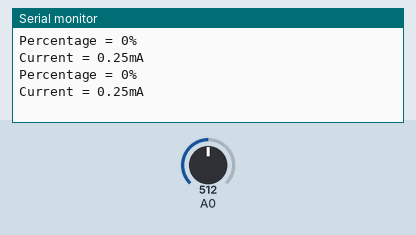
Bench run of a sketch on a simulated Arduino Uno, built with avr-gcc and run on an emulated ATmega328P. Parts: the last lines printed to the serial monitor. The inputs (shaded band) are chosen by the test bench; at power-on: A0 = 512.

Above: at 1.8 s.
1.9 s: A0 set to 716
At 2.4 s:
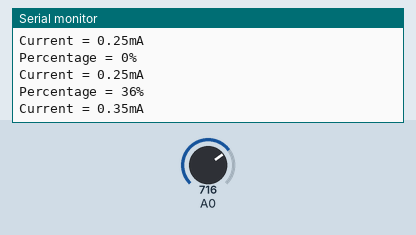
3.4 s: A0 set to 900
At 4.8 s:
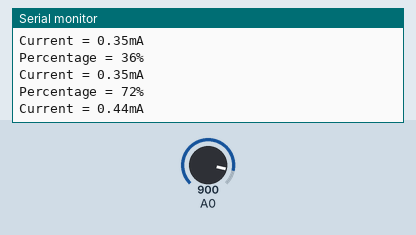
Timing chart, 0 to 6.4 s (numbered marks = the images above; inputs shaded):
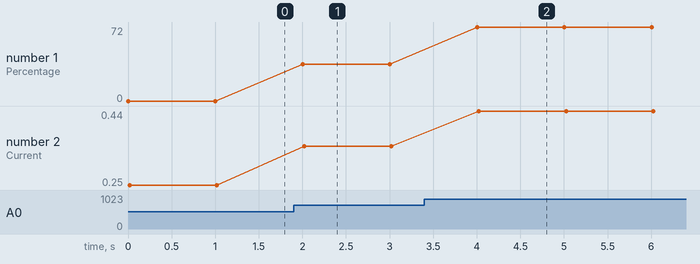

The sketch:

Pot_Test.ino
```cpp
float Vacross, Iamp = 0;
const int Shunt_Res = 100;

void setup() {
  Serial.begin(9600);
}

void loop() {
  Vacross = analogRead(A0);

  Vacross = (Vacross * 5.0) / 1023.0;
  Iamp = (Vacross * 1000) / Shunt_Res;

  int percentage = map(Iamp, 25, 50, 0, 100);

  Serial.print("Percentage = ");
  Serial.print(percentage);
  Serial.println("%");

  float n_Iamp = Iamp / 100;

  Serial.print("Current = ");
  Serial.print(n_Iamp);
  Serial.println("mA");

  delay(1000);
}
```

Measured:
- after the input at 1.9 s, the serial monitor: prints a new line after 0.10 s (image 1)
- after the input at 3.4 s, the serial monitor: prints a new line after 0.60 s (image 2)
- plotted number 1: 0 → 36 after the input at 1.9 s, 36 → 72 after the input at 3.4 s
- plotted number 2: 0.25 → 0.35 after the input at 1.9 s, 0.35 → 0.44 after the input at 3.4 s
